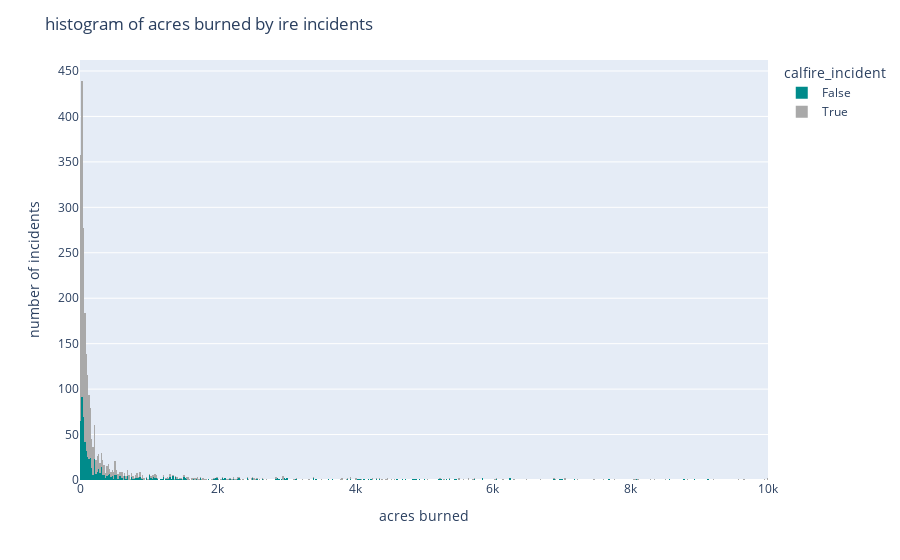

Notebook code cell kept with this figure:
### Code cell
fig.update_layout(
                title = 'histogram of acres burned by ire incidents',
                xaxis_title= 'acres burned',
                yaxis_title = 'number of incidents',
                legend_title = 'calfire_incident')
fig.show()

### Figure 1 — Plotly figure (JSON) as saved in the notebook; plotly's stock layout.template omitted (floating-point values rounded to 4 significant figures; data arrays with more than 128 entries replaced by an {"elided": "..."} marker saying what was removed)
{"data": [{"alignmentgroup": "True", "bingroup": "x", "hovertemplate": "calfire_incident=False<br>incident_acres_burned=%{x}<br>count=%{y}<extra></extra>", "legendgroup": "False", "marker": {"color": "darkcyan", "pattern": {"shape": ""}}, "name": "False", "nbinsx": 500, "offsetgroup": "False", "orientation": "v", "showlegend": true, "type": "histogram", "x": {"elided": "682 int values"}, "xaxis": "x", "yaxis": "y"}, {"alignmentgroup": "True", "bingroup": "x", "hovertemplate": "calfire_incident=True<br>incident_acres_burned=%{x}<br>count=%{y}<extra></extra>", "legendgroup": "True", "marker": {"color": "darkgrey", "pattern": {"shape": ""}}, "name": "True", "nbinsx": 500, "offsetgroup": "True", "orientation": "v", "showlegend": true, "type": "histogram", "x": {"elided": "1843 int values"}, "xaxis": "x", "yaxis": "y"}], "layout": {"autosize": true, "barmode": "relative", "legend": {"title": {"text": "calfire_incident"}, "tracegroupgap": 0}, "margin": {"t": 60}, "title": {"text": "histogram of acres burned by ire incidents"}, "xaxis": {"anchor": "y", "autorange": true, "domain": [0, 1], "range": [-0.5, 10000.0], "title": {"text": "acres burned"}, "type": "linear"}, "yaxis": {"anchor": "x", "autorange": true, "domain": [0, 1], "range": [0, 462.1], "title": {"text": "number of incidents"}}}}
